Frame 1 (no input): blank canvas, image omitted
Frame 60 (the mouse pressed at the canvas centre just before this capture): blank canvas, image omitted
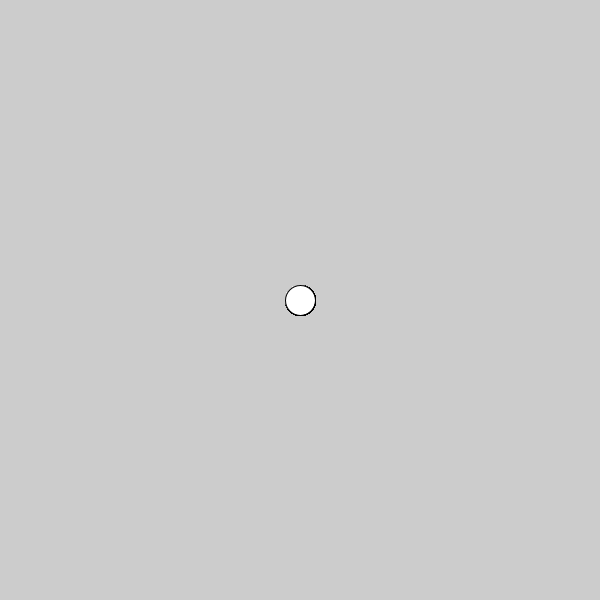
Frame 120 (the mouse held since frame 60 and released just before this capture)

The Processing sketch whose frames 1 and 60 were blank and that drew this single picture after the mouse press (run headless with seeded random() and noise(); from frame 60 on, the mouse is pressed at the canvas centre):

// Processing sketch: condicional_Oh
// ── condicional_Oh.pde
void setup() {
  size(600, 600);
}

void draw() {
  
  //una manera de escribirlo
  if(mousePressed || keyPressed){
    ellipse(mouseX, mouseY, 30,30);
  }

  //lo mismo escrito de otra manera
  if (mousePressed) {
    if (keyPressed) {
      ellipse(mouseX, mouseY, 30, 30);
    }
  }
  
}
